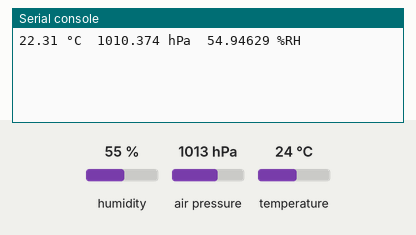
The program below on a simulated BBC micro:bit running MicroPython. Shown: the last lines printed to the serial console. The inputs (shaded band) are chosen by the test bench; at power-on: humidity 55 %, air pressure 1013 hPa, temperature 24 °C. Library files of the repository ran but are not shown: PiicoDev_BME280.py, PiicoDev_Unified.py.

Above: at 1.2 s.
1.3 s: humidity set to 22 %
At 1.3 s:
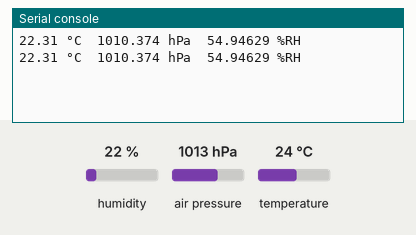
2.8 s: air pressure set to 952 hPa
At 3.9 s:
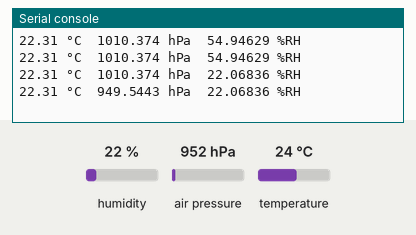
4.3 s: temperature set to 12 °C
At 5.4 s:
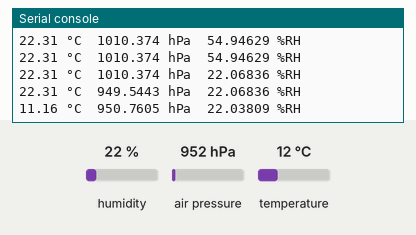
Timing chart, 0 to 7.3 s (numbered marks = the images above; inputs shaded):
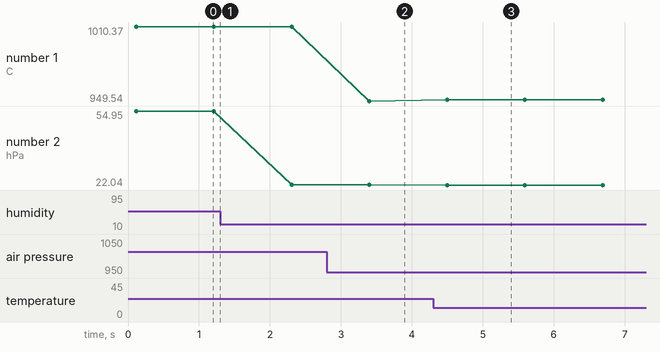

The program:

simple_read_BME280_.py
```python
from PiicoDev_BME280 import PiicoDev_BME280
from PiicoDev_Unified import sleep_ms # cross-platform compatible sleep function
from machine import Pin

sensor = PiicoDev_BME280(bus=0, sda=Pin(16), scl=Pin(17), address=0x76) # initialise the sensor

while True:
    tempC, presPa, humRH = sensor.values() # read all data
    pres_hPa = presPa / 100 # convert Pascals to hPa (mbar)
    print(str(tempC)+" °C  " + str(pres_hPa)+" hPa  " + str(humRH)+" %RH")
    sleep_ms(1000)
```

Measured:
- after the input at 2.8 s, the serial console: prints a new line after 0.60 s (image 2)
- after the input at 4.3 s, the serial console: prints a new line after 0.20 s (image 3)
- plotted number 1: 1010.37 → 949.54 after the input at 2.8 s, 949.54 → 950.76 after the input at 4.3 s
- plotted number 2: 54.95 → 22.07 after the input at 1.3 s, 22.07 → 22.04 after the input at 4.3 s
